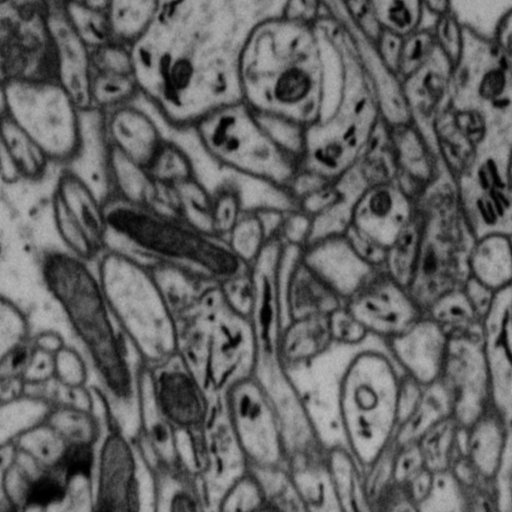
#> input picture Plugins/superpixel/y=00000000,x=00000000.tif, 512 x 512 px, found by its file name
$ python test_SuperPixels.py   (Python 2 division)
#> lines starting #> are read from the running program, lines starting #| are printed output that depends on the picture
##
##
## http://scikit-image.org/docs/dev/auto_examples/segmentation/plot_segmentations.html
##
##

import matplotlib.pyplot as plt
import numpy as np
import PIL
import PIL.Image

from skimage.data import astronaut
from skimage.color import gray2rgb
from skimage.filters import sobel
from skimage.segmentation import felzenszwalb, slic, quickshift, watershed
from skimage.segmentation import mark_boundaries
import skimage.util

# img = img_as_float(astronaut()[::2, ::2])
img = PIL.Image.open('y=00000000,x=00000000.tif')
#> img is the input picture: PIL image 512x512 L; min 0, max 188, mean 98.1
img = skimage.util.img_as_float( img )
#> img: shape (512, 512) float64

print 'Grayscale Dim: ', img.shape
#| Grayscale Dim:  (512, 512)
print 'Color Dim: ', gray2rgb(img).shape
#| Color Dim:  (512, 512, 3)

segments_fz = felzenszwalb(img, scale=100, sigma=0.5, min_size=50)
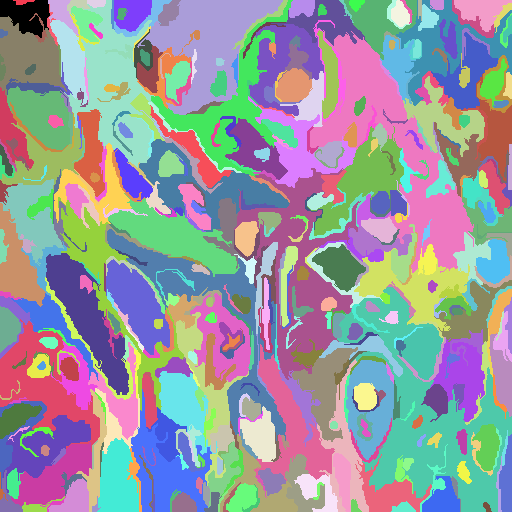
#> segments_fz: shape (512, 512) int64; 467 distinct labels, from 0 to 466; one colour per label, 0 black
segments_slic = slic(gray2rgb(img), n_segments=250, compactness=10, sigma=1)
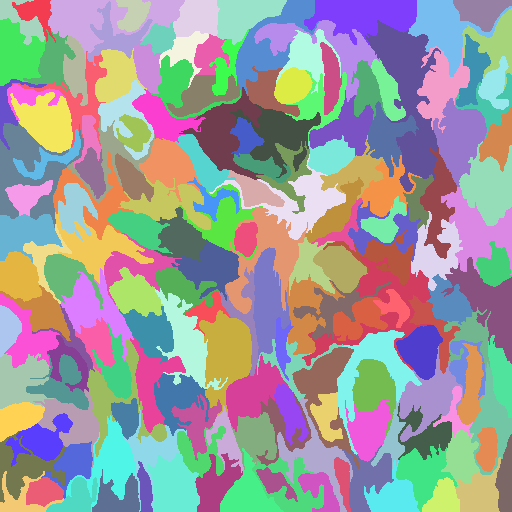
#> segments_slic: shape (512, 512) int64; 177 distinct labels, from 1 to 177; one colour per label, 0 black
segments_quick = quickshift(gray2rgb(img), kernel_size=3, max_dist=6, ratio=0.5)
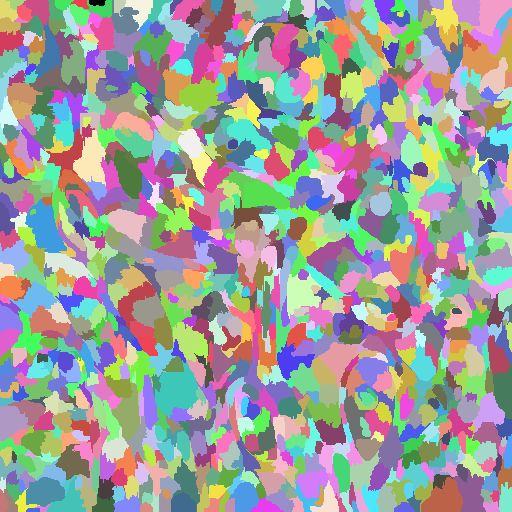
#> segments_quick: shape (512, 512) int64; 1126 distinct labels, from 0 to 1125; one colour per label, 0 black
gradient = sobel(img)
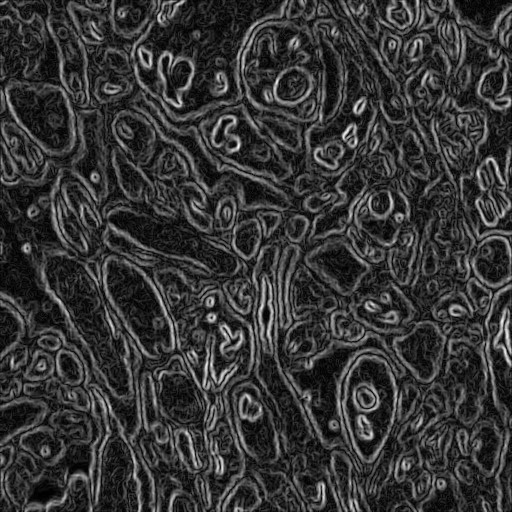
#> gradient: shape (512, 512) float64; min 0, max 0.228, mean 0.0484; drawn with min black and max white
segments_watershed = watershed(gradient, markers=250, compactness=0.001)
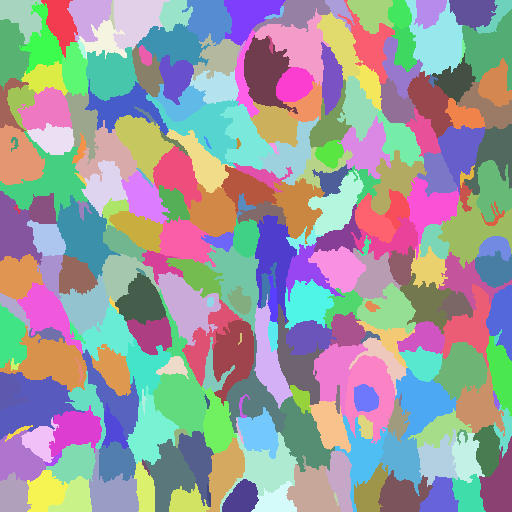
#> segments_watershed: shape (512, 512) int64; 256 distinct labels, from 1 to 256; one colour per label, 0 black

print("Felzenszwalb number of segments: {}".format(len(np.unique(segments_fz))))
#| Felzenszwalb number of segments: 467
print('SLIC number of segments: {}'.format(len(np.unique(segments_slic))))
#| SLIC number of segments: 177
print('Quickshift number of segments: {}'.format(len(np.unique(segments_quick))))
#| Quickshift number of segments: 1126

fig, ax = plt.subplots(2, 2, figsize=(10, 10), sharex=True, sharey=True)

ax[0, 0].imshow(mark_boundaries(img, segments_fz))
ax[0, 0].set_title("Felzenszwalbs's method")
ax[0, 1].imshow(mark_boundaries(img, segments_slic))
ax[0, 1].set_title('SLIC')
ax[1, 0].imshow(mark_boundaries(img, segments_quick))
ax[1, 0].set_title('Quickshift')
ax[1, 1].imshow(mark_boundaries(img, segments_watershed))
ax[1, 1].set_title('Compact watershed')

for a in ax.ravel():
    a.set_axis_off()

plt.tight_layout()
plt.show()
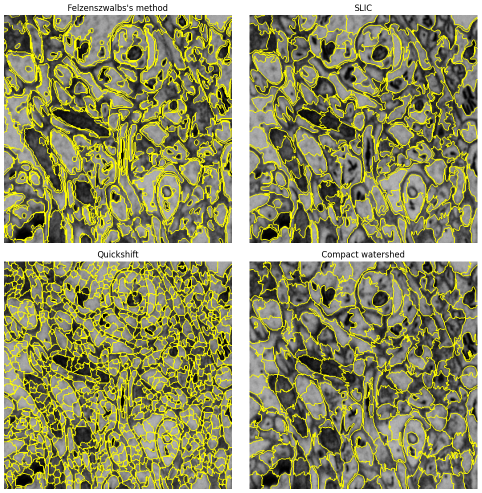
#> figure drawn by matplotlib, 4 panels
